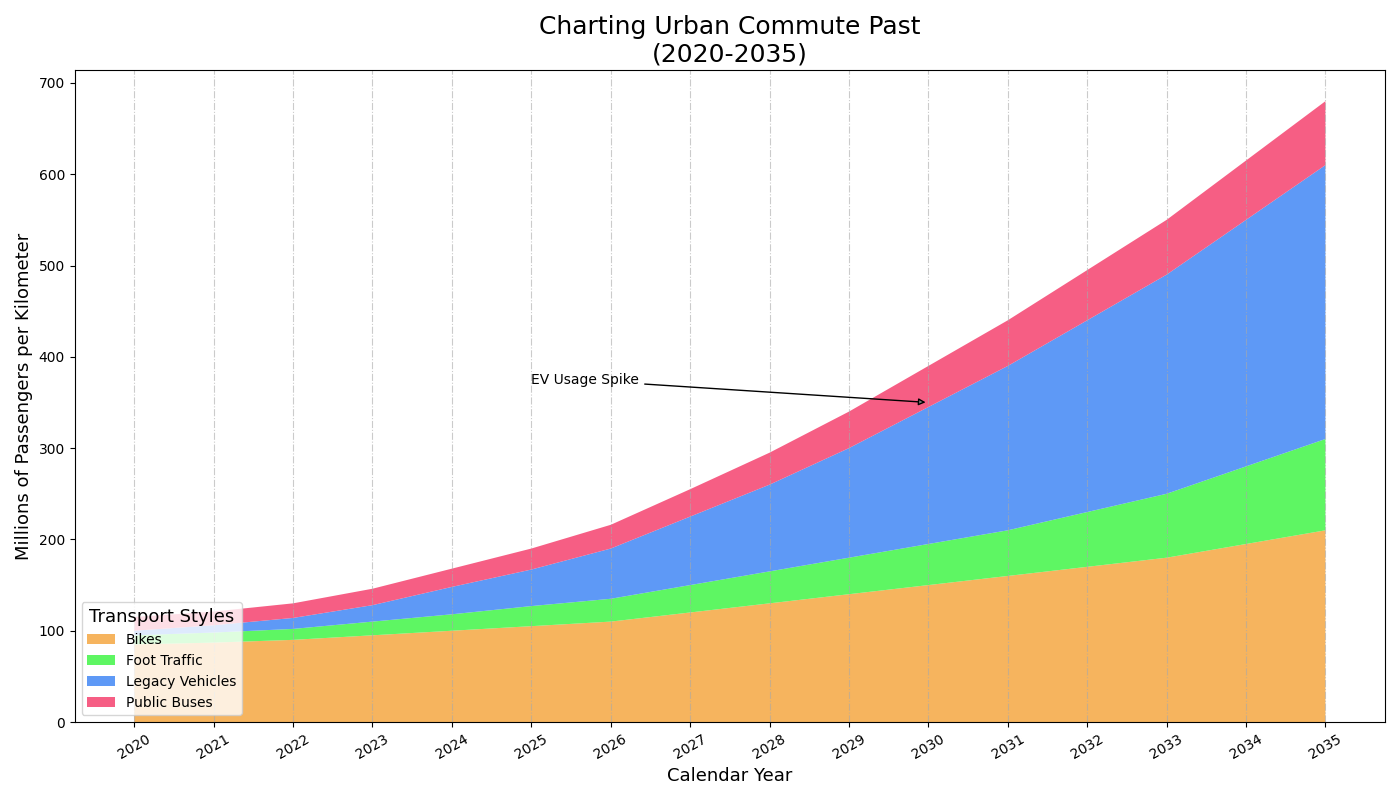

Write Python code to recreate this figure.
import numpy as np
import matplotlib.pyplot as plt

# Define the years
years = np.arange(2020, 2036)

# Data for different modes of transportation (in million passenger-kilometers)
public_transport = np.array([85, 87, 90, 95, 100, 105, 110, 120, 130, 140, 150, 160, 170, 180, 195, 210])
bicycles = np.array([10, 11, 12, 15, 18, 22, 25, 30, 35, 40, 45, 50, 60, 70, 85, 100])
electric_vehicles = np.array([5, 8, 12, 18, 30, 40, 55, 75, 95, 120, 150, 180, 210, 240, 270, 300])
pedestrians = np.array([15, 15, 16, 18, 20, 23, 26, 30, 35, 40, 45, 50, 55, 60, 65, 70])

# Stacked area plot
plt.figure(figsize=(14, 8))

# Plotting the area chart
plt.stackplot(years, public_transport, bicycles, electric_vehicles, pedestrians,
              labels=['Bikes', 'Foot Traffic', 'Legacy Vehicles', 'Public Buses'],
              colors=['#f5a742', '#42f548', '#4287f5', '#f5426f'], alpha=0.85)

# Title and labels
plt.title("Charting Urban Commute Past\n(2020-2035)", fontsize=18, fontweight='normal')
plt.xlabel("Calendar Year", fontsize=13)
plt.ylabel("Millions of Passengers per Kilometer", fontsize=13)

# Legend
plt.legend(loc='lower left', fontsize=10, title='Transport Styles', title_fontsize='13')

# Annotations to highlight key transitions
plt.annotate('EV Usage Spike', xy=(2030, 350), xytext=(2025, 370),
             arrowprops=dict(facecolor='grey', arrowstyle='-|>'), fontsize=10)

# Customize x-axis labels
plt.xticks(years, rotation=30)

# Grid for better readability
plt.grid(axis='x', linestyle='-.', color='darkgrey', alpha=0.6)

# Adjust layout
plt.tight_layout()

# Show the plot
plt.show()
